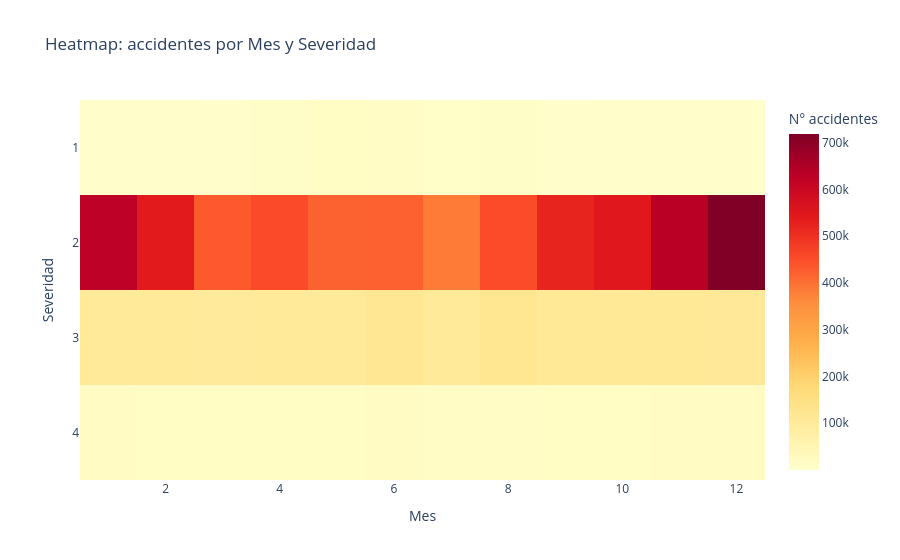

The notebook cell saved with this chart:
### Markdown cell above
**Análisis:** Se grafica `agg_estado` (ya agregado en Spark, solo 49 filas) en lugar del DataFrame crudo de millones de registros. La gráfica de barras muestra de forma directa qué estados concentran el mayor volumen de accidentes reportados.

### Code cell
# Gráfica avanzada: heatmap (pivot) de cantidad de accidentes por Mes y Severidad
pivot_mes_sev = (dfm.groupBy("Mes")
                    .pivot("Severity")
                    .agg(count(col("ID")))
                    .orderBy("Mes")
                    .toPandas()
                    .fillna(0)
                    .set_index("Mes"))

fig_heat = px.imshow(pivot_mes_sev.T,
                      labels=dict(x="Mes", y="Severidad", color="N° accidentes"),
                      title="Heatmap: accidentes por Mes y Severidad",
                      color_continuous_scale="YlOrRd")
fig_heat.show()

### Figure 1 — Plotly figure (JSON) as saved in the notebook; plotly's stock layout.template omitted (floating-point values rounded to 4 significant figures)
{"data": [{"coloraxis": "coloraxis", "hovertemplate": "Mes: %{x}<br>Severidad: %{y}<br>N° accidentes: %{z}<extra></extra>", "name": "0", "type": "heatmap", "x": [1, 2, 3, 4, 5, 6, 7, 8, 9, 10, 11, 12], "xaxis": "x", "y": ["1", "2", "3", "4"], "yaxis": "y", "z": [[114, 391, 4686, 10860, 15584, 14759, 8120, 9715, 2763, 129, 140, 105], [627020, 540220, 432299, 455453, 420480, 422511, 386495, 453588, 522410, 546603, 631280, 718622], [105637, 101895, 101530, 104509, 105386, 116330, 102766, 120957, 109737, 112097, 110692, 107801], [19175, 16478, 16080, 16478, 16726, 17773, 14954, 15406, 16471, 16301, 18053, 20815]]}], "layout": {"coloraxis": {"autocolorscale": false, "colorbar": {"title": {"text": "N° accidentes"}}, "colorscale": [[0, "rgb(255,255,204)"], [0.125, "rgb(255,237,160)"], [0.25, "rgb(254,217,118)"], [0.375, "rgb(254,178,76)"], [0.5, "rgb(253,141,60)"], [0.625, "rgb(252,78,42)"], [0.75, "rgb(227,26,28)"], [0.875, "rgb(189,0,38)"], [1, "rgb(128,0,38)"]]}, "title": {"text": "Heatmap: accidentes por Mes y Severidad"}, "xaxis": {"anchor": "y", "constrain": "domain", "domain": [0, 1], "scaleanchor": "y", "title": {"text": "Mes"}}, "yaxis": {"anchor": "x", "autorange": "reversed", "constrain": "domain", "domain": [0, 1], "title": {"text": "Severidad"}}}}
